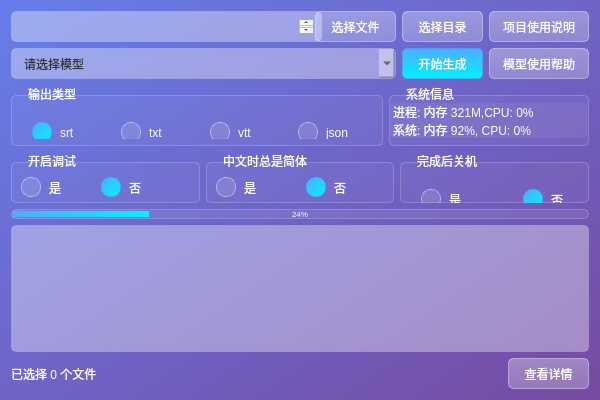
<?xml version="1.0" encoding="UTF-8"?>
<ui version="4.0">
 <class>MainWindow</class>
 <widget class="QMainWindow" name="MainWindow">
  <property name="windowModality">
   <enum>Qt::NonModal</enum>
  </property>
  <property name="geometry">
   <rect>
    <x>0</x>
    <y>0</y>
    <width>600</width>
    <height>400</height>
   </rect>
  </property>
  <property name="minimumSize">
   <size>
    <width>600</width>
    <height>400</height>
   </size>
  </property>
  <property name="maximumSize">
   <size>
    <width>800</width>
    <height>600</height>
   </size>
  </property>
  <property name="mouseTracking">
   <bool>false</bool>
  </property>
  <property name="acceptDrops">
   <bool>false</bool>
  </property>
  <property name="windowIcon">
   <iconset>
    <normaloff>../../../../CsharpProject/20250218_com.wxy.toutiao/Resources/favicon.ico</normaloff>../../../../CsharpProject/20250218_com.wxy.toutiao/Resources/favicon.ico</iconset>
  </property>
  <property name="styleSheet">
   <string>QWidget#MainWindow {
    background: qlineargradient(x1:0, y1:0, x2:1, y2:1, stop:0 #667eea, stop:1 #764ba2);
    border-radius: 5px;
}

QWidget#centralWidget {
    background: transparent;
    border-radius: 5px;
}

QLabel {
    color: white; 
}

QLabel#memoryRate {
    color: white;
    background: rgba(255, 255, 255, 15);
    border-radius: 5px;
    padding: 0px 10px 0px 0px;
    font-size: 12px;
}

QTextEdit {
    background: rgba(255, 255, 255, 90);
    border: 1px solid rgba(255, 255, 255, 50);
    border-radius: 5px;
    padding: 8px;
    color: #333;
    font-size: 12px;
}

QTextEdit:focus {
    border: 1px solid rgba(255, 255, 255, 150);
    background: rgba(255, 255, 255, 95);
}
QComboBox {
    background: rgba(255, 255, 255, 90);
    border: 1px solid rgba(255, 255, 255, 50);
    border-radius: 5px;
    padding: 8px 30px 8px 12px;
    color: #333;
    font-size: 12px; 
}

QComboBox:hover {
    
     background: qlineargradient(x1:0, y1:0, x2:0, y2:1, stop:0 rgba(255, 255, 255, 100), stop:1 rgba(255, 255, 255, 80));
    border: 1px solid rgba(255, 255, 255, 150);
}

QComboBox:focus {
     border: 1px solid rgba(255, 255, 255, 150);
    background: rgba(255, 255, 255, 95);
    outline: none;
}

QComboBox QAbstractItemView {
    background: rgba(255, 255, 255, 0.95);
    border: 1px solid rgba(255, 255, 255, 0.3);
    border-radius: 5px;
    selection-background-color: #4CAF50;
    color: #333;
}


QPushButton {
    background: qlineargradient(x1:0, y1:0, x2:0, y2:1, stop:0 rgba(255, 255, 255, 80), stop:1 rgba(255, 255, 255, 60));
    border: 1px solid rgba(255, 255, 255, 100);
    border-radius: 5px;
    color: white; 
    padding: 8px;
    font-size: 12px;
}

QPushButton:hover {
    background: qlineargradient(x1:0, y1:0, x2:0, y2:1, stop:0 rgba(255, 255, 255, 100), stop:1 rgba(255, 255, 255, 80));
    border: 1px solid rgba(255, 255, 255, 150);
}

QPushButton:pressed {
    background: qlineargradient(x1:0, y1:0, x2:0, y2:1, stop:0 rgba(255, 255, 255, 60), stop:1 rgba(255, 255, 255, 40));
}

QPushButton#pushButton_2 {
    background: qlineargradient(x1:0, y1:0, x2:0, y2:1, stop:0 #4facfe, stop:1 #00f2fe);
    border: 1px solid rgba(79, 172, 254, 150);
    color: white;
}

QPushButton#pushButton_2:hover {
    background: qlineargradient(x1:0, y1:0, x2:0, y2:1, stop:0 #5fbdff, stop:1 #10f3ff);
    border: 1px solid rgba(95, 189, 255, 200);
}

QGroupBox {
    color: white; 
    font-size: 12px;
    border: 1px solid rgba(255, 255, 255, 50);
    border-radius: 5px;
    margin-top: 10px;
    background: rgba(255, 255, 255, 10);
}

QGroupBox::title {
    subcontrol-origin: margin;
    left: 10px;
    padding: 2px 5px 5px 5px;
    background: transparent;
}

QRadioButton {
    color: white;
    spacing: 8px;
    font-size: 12px;
}

QRadioButton::indicator {
    width: 18px;
    height: 18px;
    border-radius: 9px;
    border: 1px solid rgba(255, 255, 255, 100);
    background: rgba(255, 255, 255, 30);
}

QRadioButton::indicator:checked {
    background: qlineargradient(x1:0, y1:0, x2:1, y2:1, stop:0 #4facfe, stop:1 #00f2fe);
    border: 1px solid rgba(79, 172, 254, 150);
}

QRadioButton::indicator:checked:hover {
    background: qlineargradient(x1:0, y1:0, x2:1, y2:1, stop:0 #5fbdff, stop:1 #10f3ff);
}

QProgressBar {
    border: 1px solid rgba(255, 255, 255, 50);
    border-radius: 5px;
    background: rgba(255, 255, 255, 20);
    text-align: center;
    color: white; 
    font-size:8px;
}

QProgressBar::chunk {
    background: qlineargradient(x1:0, y1:0, x2:1, y2:0, stop:0 #4facfe, stop:1 #00f2fe);
    border-radius: 5px;
    margin: 1px;
}</string>
  </property>
  <widget class="QWidget" name="centralWidget">
   <layout class="QVBoxLayout" name="verticalLayout_2">
    <item>
     <layout class="QHBoxLayout" name="horizontalLayout">
      <item>
       <widget class="QTextEdit" name="textEdit">
        <property name="sizePolicy">
         <sizepolicy hsizetype="Expanding" vsizetype="Fixed">
          <horstretch>0</horstretch>
          <verstretch>0</verstretch>
         </sizepolicy>
        </property>
        <property name="minimumSize">
         <size>
          <width>311</width>
          <height>31</height>
         </size>
        </property>
        <property name="maximumSize">
         <size>
          <width>16777215</width>
          <height>31</height>
         </size>
        </property>
        <property name="acceptDrops">
         <bool>true</bool>
        </property>
        <property name="toolTip">
         <string>请选择音视频文件</string>
        </property>
        <property name="horizontalScrollBarPolicy">
         <enum>Qt::ScrollBarAlwaysOff</enum>
        </property>
        <property name="lineWrapMode">
         <enum>QTextEdit::NoWrap</enum>
        </property>
       </widget>
      </item>
      <item>
       <widget class="QPushButton" name="pushButton">
        <property name="sizePolicy">
         <sizepolicy hsizetype="Fixed" vsizetype="Fixed">
          <horstretch>0</horstretch>
          <verstretch>0</verstretch>
         </sizepolicy>
        </property>
        <property name="minimumSize">
         <size>
          <width>81</width>
          <height>31</height>
         </size>
        </property>
        <property name="maximumSize">
         <size>
          <width>81</width>
          <height>31</height>
         </size>
        </property>
        <property name="text">
         <string>选择文件</string>
        </property>
       </widget>
      </item>
      <item>
       <widget class="QPushButton" name="pushButton_selectDir">
        <property name="sizePolicy">
         <sizepolicy hsizetype="Fixed" vsizetype="Fixed">
          <horstretch>0</horstretch>
          <verstretch>0</verstretch>
         </sizepolicy>
        </property>
        <property name="minimumSize">
         <size>
          <width>81</width>
          <height>31</height>
         </size>
        </property>
        <property name="maximumSize">
         <size>
          <width>81</width>
          <height>31</height>
         </size>
        </property>
        <property name="text">
         <string>选择目录</string>
        </property>
       </widget>
      </item>
      <item>
       <widget class="QPushButton" name="pushButton_4">
        <property name="minimumSize">
         <size>
          <width>100</width>
          <height>31</height>
         </size>
        </property>
        <property name="maximumSize">
         <size>
          <width>100</width>
          <height>31</height>
         </size>
        </property>
        <property name="text">
         <string>项目使用说明</string>
        </property>
       </widget>
      </item>
     </layout>
    </item>
    <item>
     <layout class="QHBoxLayout" name="horizontalLayout_2">
      <item>
       <widget class="QComboBox" name="comboBox">
        <property name="sizePolicy">
         <sizepolicy hsizetype="Expanding" vsizetype="Fixed">
          <horstretch>0</horstretch>
          <verstretch>0</verstretch>
         </sizepolicy>
        </property>
        <property name="minimumSize">
         <size>
          <width>300</width>
          <height>31</height>
         </size>
        </property>
        <property name="currentText">
         <string>请选择模型</string>
        </property>
        <item>
         <property name="text">
          <string>请选择模型</string>
         </property>
        </item>
        <item>
         <property name="text">
          <string>large-v3</string>
         </property>
        </item>
        <item>
         <property name="text">
          <string>small</string>
         </property>
        </item>
       </widget>
      </item>
      <item>
       <widget class="QPushButton" name="pushButton_2">
        <property name="sizePolicy">
         <sizepolicy hsizetype="Fixed" vsizetype="Fixed">
          <horstretch>0</horstretch>
          <verstretch>0</verstretch>
         </sizepolicy>
        </property>
        <property name="minimumSize">
         <size>
          <width>81</width>
          <height>31</height>
         </size>
        </property>
        <property name="maximumSize">
         <size>
          <width>81</width>
          <height>31</height>
         </size>
        </property>
        <property name="text">
         <string>开始生成</string>
        </property>
       </widget>
      </item>
      <item>
       <widget class="QPushButton" name="pushButton_3">
        <property name="minimumSize">
         <size>
          <width>100</width>
          <height>31</height>
         </size>
        </property>
        <property name="maximumSize">
         <size>
          <width>100</width>
          <height>31</height>
         </size>
        </property>
        <property name="text">
         <string>模型使用帮助</string>
        </property>
       </widget>
      </item>
     </layout>
    </item>
    <item>
     <layout class="QHBoxLayout" name="horizontalLayout_6">
      <item>
       <widget class="QGroupBox" name="outputType">
        <property name="minimumSize">
         <size>
          <width>0</width>
          <height>61</height>
         </size>
        </property>
        <property name="maximumSize">
         <size>
          <width>16777215</width>
          <height>61</height>
         </size>
        </property>
        <property name="title">
         <string>输出类型</string>
        </property>
        <widget class="QWidget" name="layoutWidget">
         <property name="geometry">
          <rect>
           <x>10</x>
           <y>21</y>
           <width>371</width>
           <height>33</height>
          </rect>
         </property>
         <layout class="QHBoxLayout" name="horizontalLayout_5">
          <item>
           <widget class="QRadioButton" name="srtType">
            <property name="minimumSize">
             <size>
              <width>0</width>
              <height>31</height>
             </size>
            </property>
            <property name="sizeIncrement">
             <size>
              <width>0</width>
              <height>31</height>
             </size>
            </property>
            <property name="toolTip">
             <string>带时间条, 支持导入到剪辑工具中</string>
            </property>
            <property name="text">
             <string>srt</string>
            </property>
            <property name="checked">
             <bool>true</bool>
            </property>
           </widget>
          </item>
          <item>
           <widget class="QRadioButton" name="txtType">
            <property name="minimumSize">
             <size>
              <width>0</width>
              <height>31</height>
             </size>
            </property>
            <property name="maximumSize">
             <size>
              <width>16777215</width>
              <height>31</height>
             </size>
            </property>
            <property name="sizeIncrement">
             <size>
              <width>0</width>
              <height>31</height>
             </size>
            </property>
            <property name="toolTip">
             <string>纯字幕文本</string>
            </property>
            <property name="text">
             <string>txt</string>
            </property>
           </widget>
          </item>
          <item>
           <widget class="QRadioButton" name="vttType">
            <property name="minimumSize">
             <size>
              <width>0</width>
              <height>31</height>
             </size>
            </property>
            <property name="maximumSize">
             <size>
              <width>16777215</width>
              <height>31</height>
             </size>
            </property>
            <property name="sizeIncrement">
             <size>
              <width>0</width>
              <height>31</height>
             </size>
            </property>
            <property name="text">
             <string>vtt</string>
            </property>
           </widget>
          </item>
          <item>
           <widget class="QRadioButton" name="jsonType">
            <property name="minimumSize">
             <size>
              <width>0</width>
              <height>31</height>
             </size>
            </property>
            <property name="maximumSize">
             <size>
              <width>16777215</width>
              <height>31</height>
             </size>
            </property>
            <property name="sizeIncrement">
             <size>
              <width>0</width>
              <height>31</height>
             </size>
            </property>
            <property name="text">
             <string>json</string>
            </property>
           </widget>
          </item>
         </layout>
        </widget>
       </widget>
      </item>
      <item>
       <widget class="QGroupBox" name="groupBox">
        <property name="minimumSize">
         <size>
          <width>200</width>
          <height>61</height>
         </size>
        </property>
        <property name="maximumSize">
         <size>
          <width>200</width>
          <height>61</height>
         </size>
        </property>
        <property name="title">
         <string>系统信息</string>
        </property>
        <layout class="QHBoxLayout" name="horizontalLayout_3">
         <property name="leftMargin">
          <number>0</number>
         </property>
         <property name="topMargin">
          <number>0</number>
         </property>
         <property name="rightMargin">
          <number>0</number>
         </property>
         <property name="bottomMargin">
          <number>0</number>
         </property>
         <item>
          <widget class="QLabel" name="memoryRate">
           <property name="sizePolicy">
            <sizepolicy hsizetype="Expanding" vsizetype="Fixed">
             <horstretch>0</horstretch>
             <verstretch>0</verstretch>
            </sizepolicy>
           </property>
           <property name="minimumSize">
            <size>
             <width>0</width>
             <height>35</height>
            </size>
           </property>
           <property name="maximumSize">
            <size>
             <width>16777215</width>
             <height>35</height>
            </size>
           </property>
           <property name="sizeIncrement">
            <size>
             <width>0</width>
             <height>0</height>
            </size>
           </property>
           <property name="text">
            <string>进程: 内存 321M,CPU: 0% 
系统: 内存 92%, CPU: 0%</string>
           </property>
           <property name="alignment">
            <set>Qt::AlignLeading|Qt::AlignLeft|Qt::AlignVCenter</set>
           </property>
          </widget>
         </item>
        </layout>
       </widget>
      </item>
     </layout>
    </item>
    <item>
     <layout class="QHBoxLayout" name="horizontalLayout_4">
      <item>
       <widget class="QGroupBox" name="isDebug">
        <property name="minimumSize">
         <size>
          <width>0</width>
          <height>51</height>
         </size>
        </property>
        <property name="maximumSize">
         <size>
          <width>16777215</width>
          <height>51</height>
         </size>
        </property>
        <property name="title">
         <string>开启调试</string>
        </property>
        <widget class="QRadioButton" name="noDebug">
         <property name="geometry">
          <rect>
           <x>90</x>
           <y>20</y>
           <width>61</width>
           <height>31</height>
          </rect>
         </property>
         <property name="minimumSize">
          <size>
           <width>0</width>
           <height>31</height>
          </size>
         </property>
         <property name="maximumSize">
          <size>
           <width>16777215</width>
           <height>31</height>
          </size>
         </property>
         <property name="toolTip">
          <string>平时的时候, 应该关闭日志</string>
         </property>
         <property name="text">
          <string>否</string>
         </property>
         <property name="checked">
          <bool>true</bool>
         </property>
        </widget>
        <widget class="QRadioButton" name="yesDebug">
         <property name="geometry">
          <rect>
           <x>10</x>
           <y>20</y>
           <width>61</width>
           <height>31</height>
          </rect>
         </property>
         <property name="minimumSize">
          <size>
           <width>0</width>
           <height>31</height>
          </size>
         </property>
         <property name="maximumSize">
          <size>
           <width>16777215</width>
           <height>31</height>
          </size>
         </property>
         <property name="toolTip">
          <string>记录日志, 常用于程序调试</string>
         </property>
         <property name="text">
          <string>是</string>
         </property>
         <property name="checked">
          <bool>false</bool>
         </property>
        </widget>
       </widget>
      </item>
      <item>
       <widget class="QGroupBox" name="isChineseSimplified">
        <property name="minimumSize">
         <size>
          <width>0</width>
          <height>51</height>
         </size>
        </property>
        <property name="maximumSize">
         <size>
          <width>16777215</width>
          <height>51</height>
         </size>
        </property>
        <property name="title">
         <string>中文时总是简体</string>
        </property>
        <widget class="QRadioButton" name="noSimple">
         <property name="geometry">
          <rect>
           <x>100</x>
           <y>20</y>
           <width>81</width>
           <height>31</height>
          </rect>
         </property>
         <property name="minimumSize">
          <size>
           <width>0</width>
           <height>31</height>
          </size>
         </property>
         <property name="sizeIncrement">
          <size>
           <width>0</width>
           <height>31</height>
          </size>
         </property>
         <property name="toolTip">
          <string>由模型自行推断简体繁体, 港台腔多会推成繁体</string>
         </property>
         <property name="text">
          <string>否</string>
         </property>
         <property name="checked">
          <bool>true</bool>
         </property>
        </widget>
        <widget class="QRadioButton" name="yesSimple">
         <property name="geometry">
          <rect>
           <x>10</x>
           <y>20</y>
           <width>71</width>
           <height>31</height>
          </rect>
         </property>
         <property name="minimumSize">
          <size>
           <width>0</width>
           <height>31</height>
          </size>
         </property>
         <property name="sizeIncrement">
          <size>
           <width>0</width>
           <height>31</height>
          </size>
         </property>
         <property name="toolTip">
          <string>统一使用简体, 如果是繁体则自动转换成简体</string>
         </property>
         <property name="text">
          <string>是</string>
         </property>
         <property name="checked">
          <bool>false</bool>
         </property>
        </widget>
       </widget>
      </item>
      <item>
       <widget class="QGroupBox" name="overAfter">
        <property name="minimumSize">
         <size>
          <width>0</width>
          <height>51</height>
         </size>
        </property>
        <property name="maximumSize">
         <size>
          <width>16777215</width>
          <height>51</height>
         </size>
        </property>
        <property name="title">
         <string>完成后关机</string>
        </property>
        <widget class="QWidget" name="layoutWidget_overAfter">
         <property name="geometry">
          <rect>
           <x>10</x>
           <y>21</y>
           <width>220</width>
           <height>33</height>
          </rect>
         </property>
         <layout class="QHBoxLayout" name="horizontalLayout_overAfter">
          <item>
           <widget class="QRadioButton" name="radioShutdown">
            <property name="minimumSize">
             <size>
              <width>0</width>
              <height>31</height>
             </size>
            </property>
            <property name="text">
             <string>是</string>
            </property>
           </widget>
          </item>
          <item>
           <widget class="QRadioButton" name="radioDoNothing">
            <property name="minimumSize">
             <size>
              <width>0</width>
              <height>31</height>
             </size>
            </property>
            <property name="text">
             <string>否</string>
            </property>
            <property name="checked">
             <bool>true</bool>
            </property>
           </widget>
          </item>
         </layout>
        </widget>
       </widget>
      </item>
     </layout>
    </item>
    <item>
     <layout class="QVBoxLayout" name="verticalLayout">
      <item>
       <widget class="QProgressBar" name="progressBar">
        <property name="minimumSize">
         <size>
          <width>0</width>
          <height>10</height>
         </size>
        </property>
        <property name="maximumSize">
         <size>
          <width>16777215</width>
          <height>10</height>
         </size>
        </property>
        <property name="value">
         <number>24</number>
        </property>
       </widget>
      </item>
      <item>
       <widget class="QTextEdit" name="textEdit_2">
        <property name="verticalScrollBarPolicy">
         <enum>Qt::ScrollBarAsNeeded</enum>
        </property>
       </widget>
      </item>
     </layout>
    </item>
    <item>
     <layout class="QHBoxLayout" name="horizontalLayout_statusBar">
      <property name="spacing">
       <number>8</number>
      </property>
      <property name="leftMargin">
       <number>0</number>
      </property>
      <property name="topMargin">
       <number>0</number>
      </property>
      <property name="rightMargin">
       <number>0</number>
      </property>
      <property name="bottomMargin">
       <number>0</number>
      </property>
      <item>
       <widget class="QLabel" name="selectedSummary">
        <property name="sizePolicy">
         <sizepolicy hsizetype="Expanding" vsizetype="Fixed">
          <horstretch>0</horstretch>
          <verstretch>0</verstretch>
         </sizepolicy>
        </property>
        <property name="minimumSize">
         <size>
          <width>0</width>
          <height>31</height>
         </size>
        </property>
        <property name="maximumSize">
         <size>
          <width>16777215</width>
          <height>31</height>
         </size>
        </property>
        <property name="text">
         <string>已选择 0 个文件</string>
        </property>
        <property name="alignment">
         <set>Qt::AlignLeading|Qt::AlignLeft|Qt::AlignVCenter</set>
        </property>
       </widget>
      </item>
      <item>
       <widget class="QPushButton" name="viewDetailBtn">
        <property name="sizePolicy">
         <sizepolicy hsizetype="Fixed" vsizetype="Fixed">
          <horstretch>0</horstretch>
          <verstretch>0</verstretch>
         </sizepolicy>
        </property>
        <property name="minimumSize">
         <size>
          <width>81</width>
          <height>31</height>
         </size>
        </property>
        <property name="maximumSize">
         <size>
          <width>81</width>
          <height>31</height>
         </size>
        </property>
        <property name="text">
         <string>查看详情</string>
        </property>
       </widget>
      </item>
     </layout>
    </item>
   </layout>
  </widget>
 </widget>
 <layoutdefault spacing="6" margin="11"/>
 <resources/>
 <connections/>
</ui>
